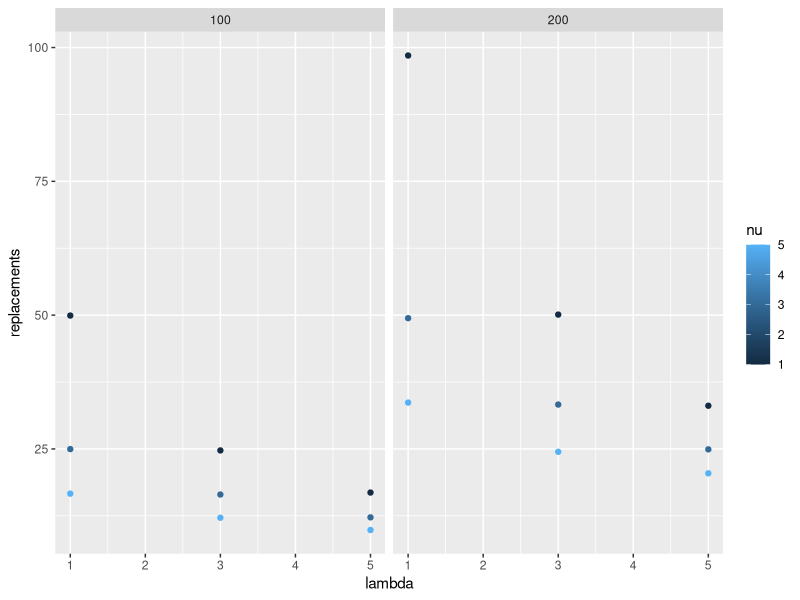
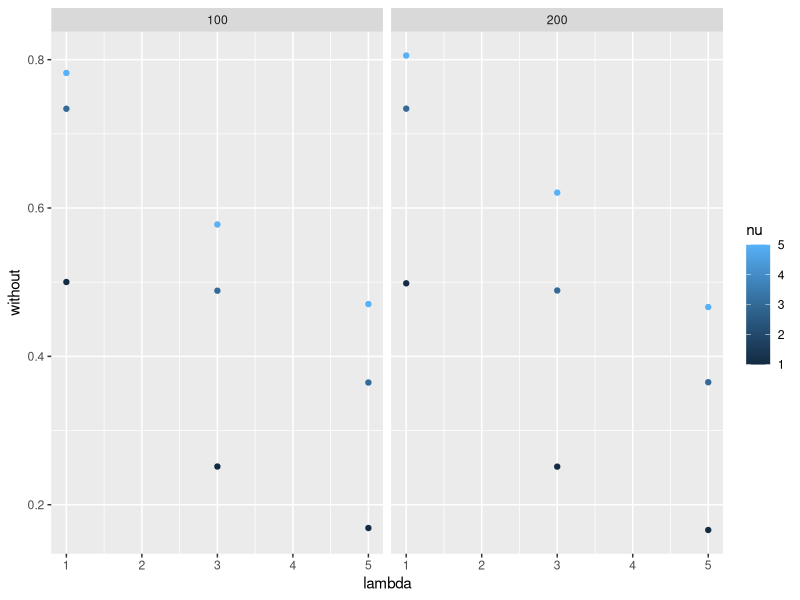

Recreate these plots in R, in order.
## ---- chunk 1
knitr::opts_chunk$set(echo = TRUE)
knitr::opts_chunk$set(fig.align='center', message=F, warning=F) 
## ---- chunk 2
library(tidyverse)
library(ggplot2)
## ---- chunk 3
dataframe_analysis <- read_csv('results/results_analysis_generator.csv')
## ---- chunk 4
dataframe_analysis %>% 
  ggplot(aes(x = lambda, y = replacements)) +
  geom_point(aes(color = nu)) +
  facet_grid(~T0)
## ---- chunk 5
dataframe_analysis %>% 
  ggplot(aes(x = lambda, y = without)) +
  geom_point(aes(color = nu)) +
  facet_grid(~T0)
